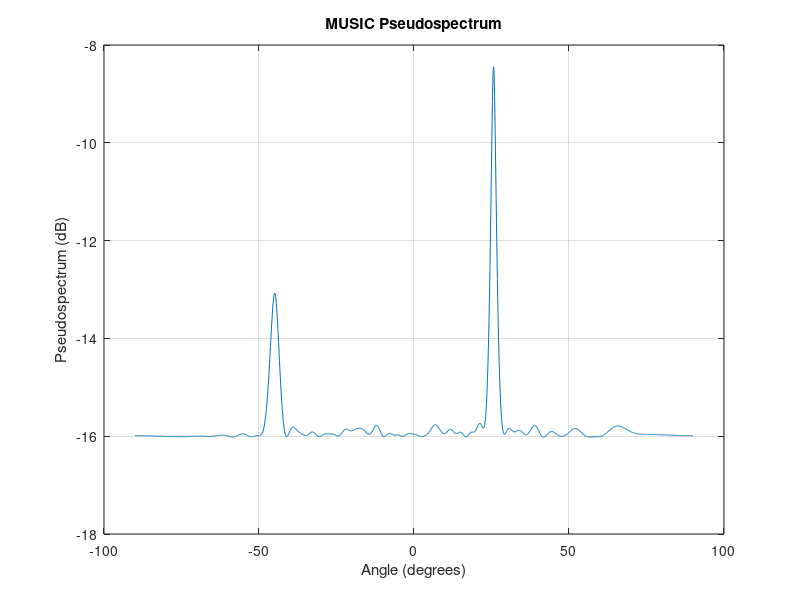

Write the MATLAB code that produced this figure. (Note: this script raises an error after producing the figure.)
%% project 1  MUSIC algoritm  ((hossein hayati))  

clc;
clear all;

data = load('z.mat'); 

name = fieldnames(data); 
data = data.(name{1});


fc = 20e6;
c = 3e8;
lambda = c / fc;
d = lambda / 2;
N = size(data, 1); 
T = size(data, 2);

R = (data * data') / T;

[eigvect, eigvalue] = eig(R);
[eigvaluesort, idx] = sort(diag(eigvalue), 'descend');
eigvectsort = eigvect(:, idx);


sources = 2;
sigsubspace = eigvectsort(:, 1:sources);
noisesubspace = eigvectsort(:, sources+1:end);

angles = -90:0.1:90;
nangles = length(angles);
Pmusic = zeros(1, nangles);


for i = 1:nangles
    theta = angles(i) * pi / 180;
    a_theta = exp(-1j * 2 * pi * d / lambda * (0:N-1)' * sin(theta));
    Pmusic(i) = 1 / (a_theta' * noisesubspace * noisesubspace' * a_theta);
end


Pmd = 10 * log10(abs(Pmusic));

plot(angles, Pmd);
title('MUSIC Pseudospectrum');
xlabel('Angle (degrees)');
ylabel('Pseudospectrum (dB)');
grid on;


[~, peak] = findpeaks(Pmd);
estimatangles = angles(peak);

hold on;
plot(angles(peak), Pmd(peak), 'rv', 'MarkerFaceColor', 'r');
for i = 1:length(peak)
    text(angles(peak(i)), Pmd(peak(i)), sprintf('  %.1f°', angles(peak(i))), 'VerticalAlignment', 'bottom', 'HorizontalAlignment', 'right', 'FontSize', 10);
end
hold off;

disp('Estimated angles of arrival:');
disp(estimatangles);